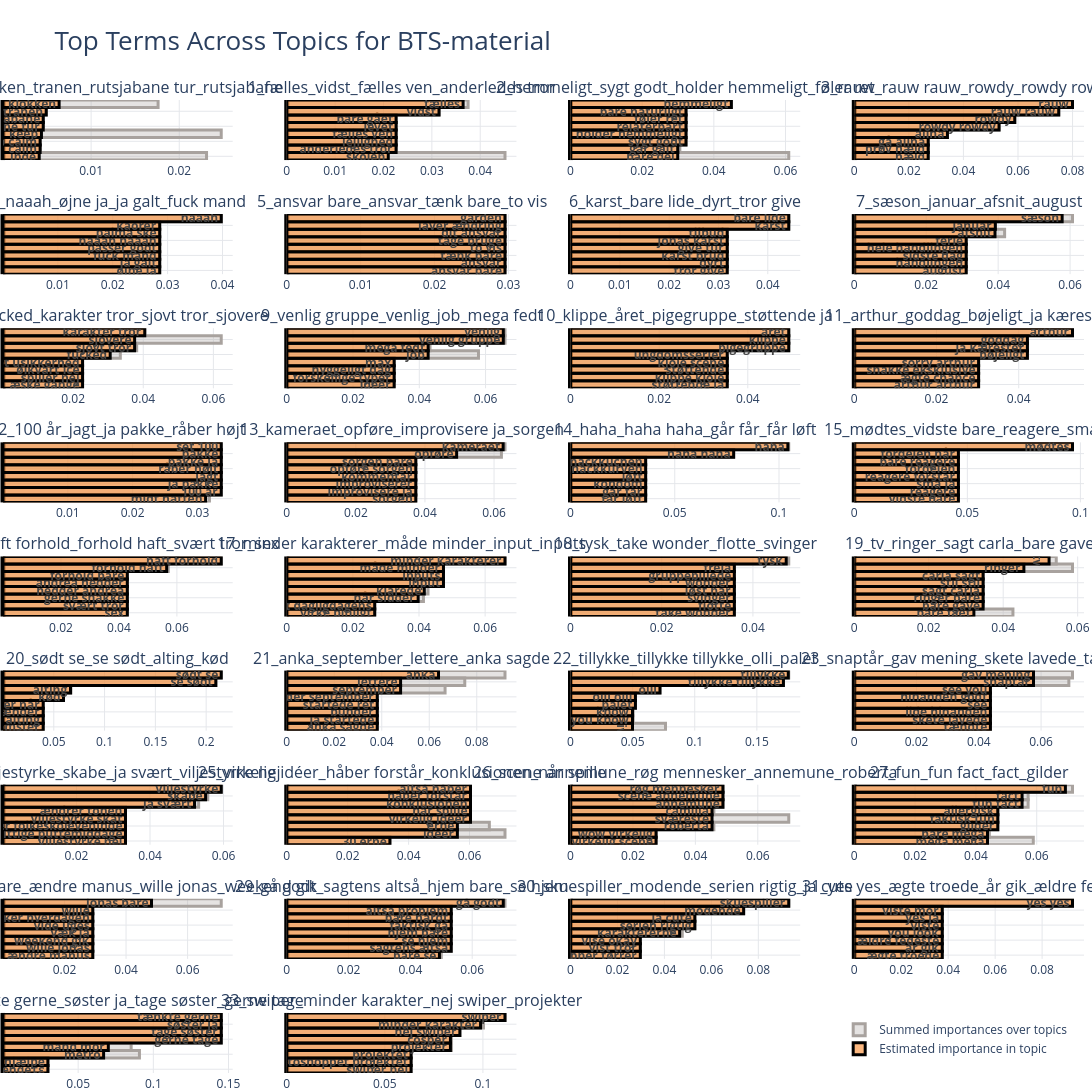

This figure's notebook cell:
### Code cell
wizard_bar = topic_barcharts(topic_data, top_n=8)
# Add a title
wizard_bar.update_layout(
    title="Top Terms Across Topics for BTS-material",
    title_font_size=26
)

# Change chart size
wizard_bar.update_layout(
    height=1500,
    width=2000
)

# Adjust bar width
wizard_bar.update_traces(
   width=1
)

wizard_bar.show()
wizard_bar.write_html('/work/Ccp-MePSDA/output/plots/bts_wizard_bar.html')
